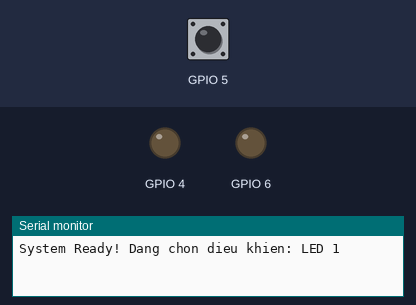
Recording of a program running on a simulated ESP32-S3. Parts: output pins drawn as LEDs (lit = HIGH), the last lines printed to the serial monitor. Dashed ring = blinking. Inputs (shaded band) come from the test bench; at power-on: GPIO 5 HIGH.

Above: at 1.2 s.
1.3 s: GPIO 5 pulled LOW for 1 s
At 2.25 s:
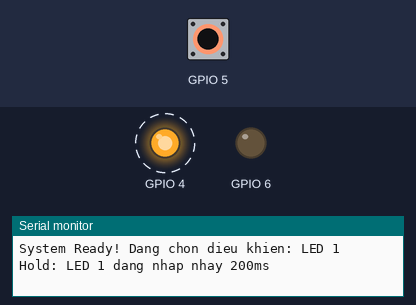
4.8 s: GPIO 5 pulled LOW for 0.15 s
6.9 s: GPIO 5 pulled LOW for 3.2 s
At 8.25 s:
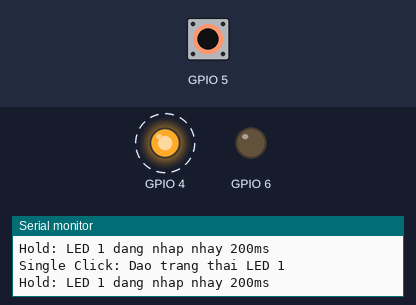
11.6 s: GPIO 5 pulsed LOW 5 times (0.12 s each, 0.3 s apart)
At 13.9 s:
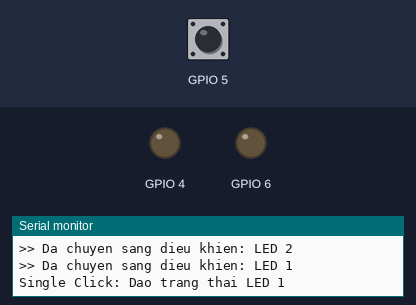
Timing chart, 0 to 15.4 s (numbered marks = the images above; inputs shaded):
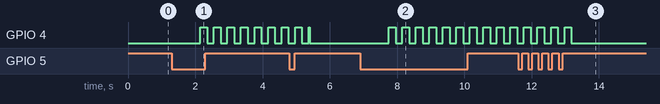

The program:

main.cpp
```cpp
#include <Arduino.h>
#include "LED.h"
#include <OneButton.h>

// Khởi tạo 2 đối tượng LED
LED led1(LED1_PIN, LED_ACT);
LED led2(LED2_PIN, LED_ACT);


OneButton button(BTN_PIN, !BTN_ACT);


int currentSelectedLED = 1;

void btnSingleClick();
void btnDoubleClick();
void btnLongPress();

void setup()
{
    Serial.begin(115200);

    pinMode(BTN_PIN, INPUT_PULLUP);

    led1.off();
    led2.off();

    button.attachClick(btnSingleClick);

    button.attachDoubleClick(btnDoubleClick);

    button.attachLongPressStart(btnLongPress);

    Serial.println("System Ready! Dang chon dieu khien: LED 1");
}

void loop()
{
    led1.loop();
    led2.loop();
    button.tick();
}

void btnDoubleClick()
{
    if (currentSelectedLED == 1) {
        currentSelectedLED = 2;
        Serial.println(">> Da chuyen sang dieu khien: LED 2");
    } else {
        currentSelectedLED = 1;
        Serial.println(">> Da chuyen sang dieu khien: LED 1");
    }
}

void btnSingleClick()
{
    if (currentSelectedLED == 1) {
        led1.flip();
        Serial.println("Single Click: Dao trang thai LED 1");
    } else {
        led2.flip();
        Serial.println("Single Click: Dao trang thai LED 2");
    }
}

void btnLongPress()
{
    if (currentSelectedLED == 1) {
        led1.blink(200);
        Serial.println("Hold: LED 1 dang nhap nhay 200ms");
    } else {
        led2.blink(200);
        Serial.println("Hold: LED 2 dang nhap nhay 200ms");
    }
}
```

Measured:
- after the input at 1.3 s, GPIO 4: alternates HIGH for 0.20 s and LOW for 0.20 s, starting after 0.85 s
- after the input at 6.9 s, GPIO 4: alternates HIGH for 0.20 s and LOW for 0.20 s, starting after 0.85 s
- after the input at 11.6 s, GPIO 4: goes on until 13.2 s, then stays LOW
